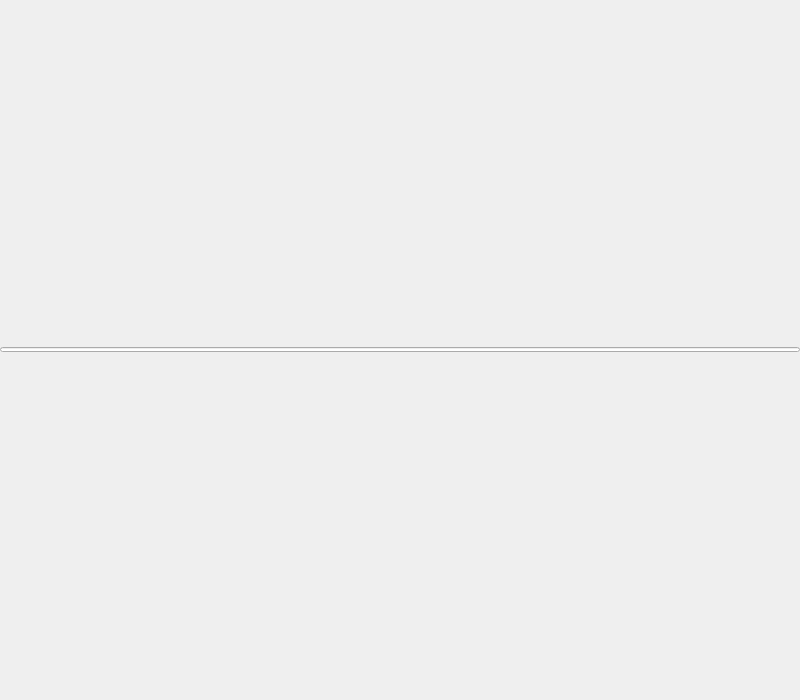
<?xml version="1.0" encoding="UTF-8"?>
<ui version="4.0">
 <class>WebView</class>
 <widget class="QWidget" name="WebView">
  <property name="geometry">
   <rect>
    <x>0</x>
    <y>0</y>
    <width>800</width>
    <height>700</height>
   </rect>
  </property>
  <property name="sizePolicy">
   <sizepolicy hsizetype="Minimum" vsizetype="MinimumExpanding">
    <horstretch>0</horstretch>
    <verstretch>0</verstretch>
   </sizepolicy>
  </property>
  <property name="minimumSize">
   <size>
    <width>800</width>
    <height>650</height>
   </size>
  </property>
  <property name="windowTitle">
   <string notr="true">Form</string>
  </property>
  <layout class="QGridLayout" name="gridLayout">
   <property name="leftMargin">
    <number>0</number>
   </property>
   <property name="topMargin">
    <number>0</number>
   </property>
   <property name="rightMargin">
    <number>0</number>
   </property>
   <property name="bottomMargin">
    <number>0</number>
   </property>
   <item row="1" column="0">
    <layout class="QVBoxLayout" name="verticalLayout">
     <property name="spacing">
      <number>0</number>
     </property>
     <item>
      <widget class="QProgressBar" name="progressBar">
       <property name="maximumSize">
        <size>
         <width>16777215</width>
         <height>5</height>
        </size>
       </property>
       <property name="styleSheet">
        <string notr="true">QProgressBar::chunk {
    background-color: rgba(0, 130, 201, 255);
}</string>
       </property>
       <property name="value">
        <number>0</number>
       </property>
       <property name="textVisible">
        <bool>false</bool>
       </property>
      </widget>
     </item>
     <item>
      <layout class="QHBoxLayout" name="resultLayout">
       <property name="spacing">
        <number>0</number>
       </property>
      </layout>
     </item>
    </layout>
   </item>
  </layout>
 </widget>
 <resources/>
 <connections/>
</ui>
